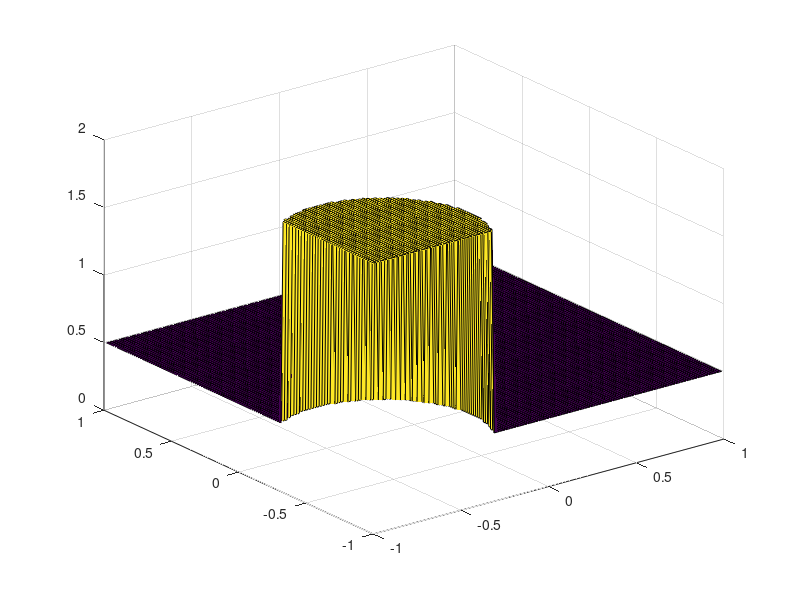

The MATLAB source for this figure: (Note: this script raises an error after producing the figure.)
% 2D Finite Volume MUSCL scheme for the Shallow Water Equations
% based on the Rusanov fluxclear;
clear;
global gravity;
gravity = 9.81;
%% Computational domain
xL = -1; xR = 1;
yL = -1; yR =  1;
time = 0;
tend = 1;
%% Mesh generation
Nx = 128;
Ny = Nx;
CFL = 0.9;
dx = (xR-xL)/Nx;
dy = (yR-yL)/Ny;
x = linspace(xL + dx/2,xR - dx/2,Nx);
y = linspace(yL + dy/2,yR - dy/2,Ny);
%% Initial conditions
Q = zeros(3,Nx,Ny);
Qnew = zeros(3,Nx,Ny);
for i=1:Nx
    for j=1:Ny
        r = sqrt((x(i) + 0.75)^2+(y(j) + 0.75)^2);
        if (r < 0.5)
            Q(:,i,j) = [2 ; 0 ; 0 ];
        else
            Q(:,i,j) = [0.5 ; 0 ; 0];
        end
    end
end
surf(x,y,squeeze(Q(1,:,:))')
axis([xL xR yL yR 0 2])
%% Allocate auxiliary arrays
Qxm = zeros(3,Nx,Ny);
Qxp = zeros(3,Nx,Ny);
Qym = zeros(3,Nx,Ny);
Qyp = zeros(3,Nx,Ny);
slopeX = zeros(3,Nx,Ny);
slopeY = zeros(3,Nx,Ny);
%% FV solver
% Time loop
for n=1:10000000000
    % Computation of the time step 
    sx = lambdax(Q);
    sy = lambday(Q);
    amax_x = max( max( max( abs( sx ) ) ) );
    amax_y = max( max( max( abs( sy ) ) ) );
    dt = CFL / ( amax_x/dx + amax_y/dy );
    % Ensure tend
    if (time+dt>tend)
        dt = tend-time;
    end
    % Stop criterium
    if (time>=tend)
        break
    end
    
%% Piecewise linear reconstruction in space and time
    % X - direction
    slopeX(:,2:Nx-1,:) = minmodarray(Q(:,2:Nx-1,:)-Q(:,1:Nx-2,:),Q(:,3:Nx,:)-Q(:,2:Nx-1,:));
    %
    % Y - direction
    slopeY(:,:,2:Ny-1) = minmodarray(Q(:,:,2:Ny-1)-Q(:,:,1:Ny-2),Q(:,:,3:Ny)-Q(:,:,2:Ny-1));
    % Compute extrapolated X-data at the cell boundaries
    Qxm = Q - 0.5*slopeX;
    Qxp = Q + 0.5*slopeX;
    % Compute extrapolated Y-data at the cell boundaries
    Qym = Q - 0.5*slopeY;
    Qyp = Q + 0.5*slopeY;
    % Compute time derivative from the PDE:
    Q_t =-(Fx(Qxp) - Fx(Qxm))/dx - (Gy(Qyp) - Gy(Qym))/dy;
    % Evolve in time boundary extrapolated X-data
    Qxm = Qxm + 0.5*dt*Q_t;
    Qxp = Qxp + 0.5*dt*Q_t;
    % Evolve in time boundary extrapolated Y-data
    Qym = Qym + 0.5*dt*Q_t;
    Qyp = Qyp + 0.5*dt*Q_t;
 
    % update characteristic speeds at the xtrapolated data
    sxm = lambdax(Qxm); sxp = lambdax(Qxp);
    sym = lambday(Qym); syp = lambday(Qyp);
    % update the fluxes at the extrapolated data
    fxm = Fx(Qxm);  fxp = Fx(Qxp);
    gym = Gy(Qym);  gyp = Gy(Qyp);

%% Standard first-order finite volume
    for i=1:Nx
        % Flux in x direction
        for j=1:Ny
            if (i==1)
                QBC    = Q(:,i,j);
                QBC(2) =-QBC(2);
                fm = Rusanov(QBC       ,Qxm(:,i  ,j),Fx(QBC)     ,fxm(:,i  ,j),lambdax(QBC),sxm(:,i  ,j));
                fp = Rusanov(Qxp(:,i,j),Qxm(:,i+1,j),fxp(:,i,j  ),fxm(:,i+1,j),sxp(:,i,j)  ,sxm(:,i+1,j));
            elseif (i==Nx)
                QBC    = Q(:,i,j);
                QBC(2) =-QBC(2);
                fm = Rusanov(Qxp(:,i-1,j),Qxm(:,i,j),fxp(:,i-1,j),fxm(:,i  ,j),sxp(:,i-1,j),sxm(:,i  ,j));
                fp = Rusanov(Qxp(:,i,j  ),QBC       ,fxp(:,i,j  ),Fx(QBC)     ,sxp(:,i  ,j),lambdax(QBC));
            else
                fm = Rusanov(Qxp(:,i-1,j),Qxm(:,i  ,j),fxp(:,i-1,j),fxm(:,i  ,j),sxp(:,i-1,j),sxm(:,i  ,j));
                fp = Rusanov(Qxp(:,i,j  ),Qxm(:,i+1,j),fxp(:,i,j  ),fxm(:,i+1,j),sxp(:,i  ,j),sxm(:,i+1,j));          
            end
            % Flux in y direction
            if (j==1)
                QBC    = Q(:,i,j);
                QBC(3) =-QBC(3);
                gm = Rusanov(QBC       ,Qym(:,i,j)  ,Gy(QBC)     ,gym(:,i,j  ),lambday(QBC),sym(:,i,j  ));
                gp = Rusanov(Qyp(:,i,j),Qym(:,i,j+1),gyp(:,i,j  ),gym(:,i,j+1),syp(:,i,j  ),sym(:,i,j+1));
            elseif (j==Ny)
                QBC    = Q(:,i,j);
                QBC(3) =-QBC(3);
                gm = Rusanov(Qyp(:,i,j-1),Qym(:,i,j),gyp(:,i,j-1),gym(:,i,j  ),syp(:,i,j-1),sym(:,i,j  ));
                gp = Rusanov(Qyp(:,i,j),QBC         ,gyp(:,i,j  ),Gy(QBC)     ,syp(:,i,j  ),lambday(QBC));
            else
                gm = Rusanov(Qyp(:,i,j-1),Qym(:,i,j  ),gyp(:,i,j-1),gym(:,i,j  ),syp(:,i,j-1),sym(:,i,j  ));
                gp = Rusanov(Qyp(:,i,j  ),Qym(:,i,j+1),gyp(:,i,j  ),gym(:,i,j+1),syp(:,i,j  ),sym(:,i,j+1));
            end
            % Computation of the solution at the new time step using
            % FV
            Qnew(:,i,j) = Q(:,i,j) - dt/dx*(fp-fm) - dt/dy*(gp-gm);
        end
    end        
    % Overwrite solution
    Q = Qnew;
    % Update time
    time = time +dt; 

    % Plot solution
    subplot(1,2,1)
    surf(x,y,squeeze(Q(1,:,:))','EdgeColor','none','FaceColor','interp')
    axis([xL xR yL yR 0 2])
    title(strcat('Time = ',num2str(time)))
    light('Position',[-3 -1 1],'Style','local')
    %
    subplot(1,2,2)
    plot(x,Q(1,:,Ny/2)','LineWidth',1.25)
    grid on
    xlim([xL xR])
    pause(0.001)
end


